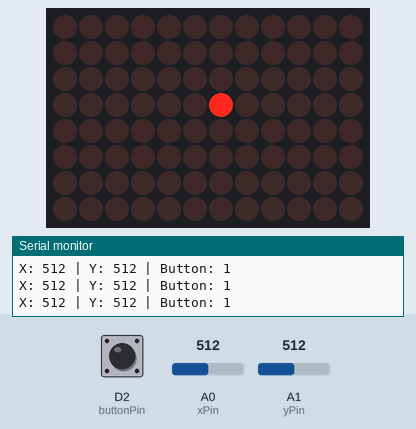
The sketch below on a simulated Arduino Uno R4 WiFi. Parts: 12×8 LED matrix, the last lines printed to the serial monitor. The test bench sets the inputs (shaded band); at power-on: A0 (xPin) = 512, A1 (yPin) = 512, D2 (buttonPin) HIGH.

Above: at 1.2 s.
1.3 s: A0 (xPin) set to 583
2.8 s: A0 (xPin) set to 612
At 4.0 s:
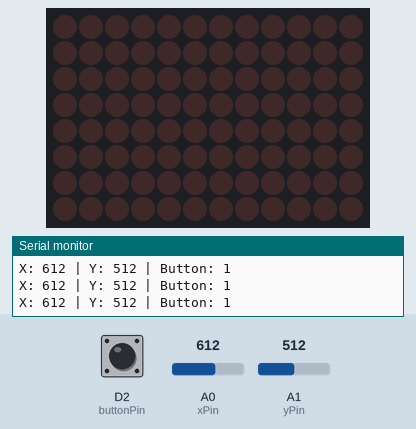
4.3 s: A1 (yPin) set to 691
5.8 s: A1 (yPin) set to 719
At 7.0 s:
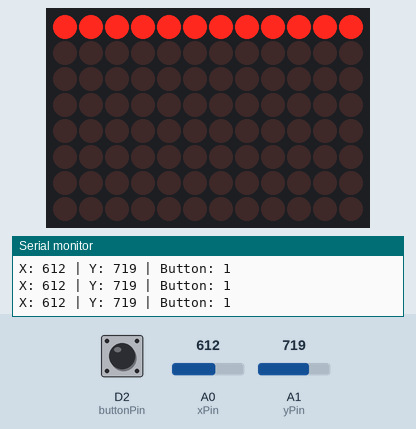
7.3 s: D2 (buttonPin) pulled LOW for 0.15 s
At 7.43 s:
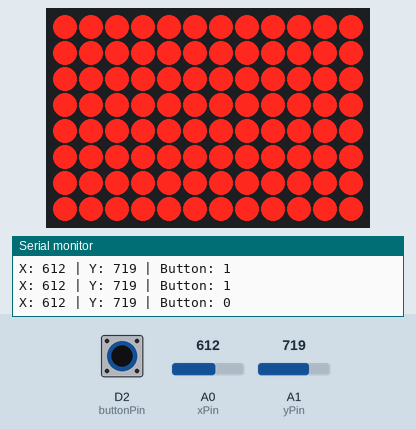
9.0 s: A0 (xPin) set to 686
10.5 s: A0 (xPin) set to 710
At 11.4 s:
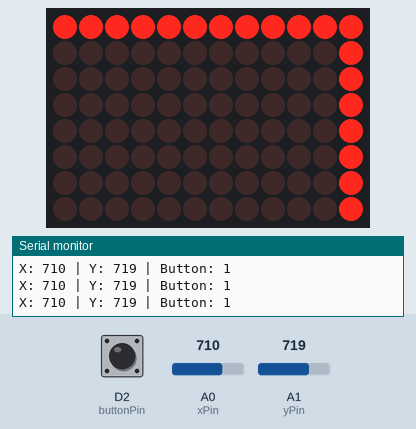
Timing chart, 0 to 13.0 s (numbered marks = the images above; inputs shaded):
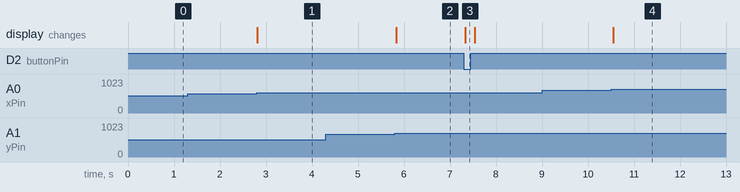

The sketch:

Joystick_ArduinoR4_Task296.ino
```cpp
/*
  Project: Joystick Control with Arduino R4 and LED Matrix
  Description:
    This project uses a joystick connected to the Arduino R4 to control an LED matrix.
    - The joystick's X and Y axes are read as analog signals (0–1023).
    - Moving the joystick lights up rows or columns on the LED matrix:
        * Up → top row
        * Down → bottom row
        * Left → first column
        * Right → last column
        * Center → middle LED
    - The joystick also has a push button. When pressed, all LEDs on the matrix turn ON.
    - Serial Monitor is used to display the joystick values and button state for debugging.
  Hardware:
    - Arduino R4
    - Joystick module (X, Y, SW pins)
    - Arduino LED Matrix
*/


#include <Arduino_LED_Matrix.h>

ArduinoLEDMatrix matrix;

int xPin = A0;        // Joystick X-axis connected to analog pin A0
int yPin = A1;        // Joystick Y-axis connected to analog pin A1
int buttonPin = 2;    // Joystick button (SW) connected to digital pin 2

uint8_t pixels[96];   // 8 rows x 12 columns = 96 LEDs

// Clear the matrix (turn off all LEDs)
void clearMatrix() {
  for (int i = 0; i < 96; i++) {
    pixels[i] = 0;
  }
}

// Turn ON a specific LED at row and column
void setPixel(int row, int col) {
  if (row >= 0 && row < 8 && col >= 0 && col < 12) {
    pixels[row * 12 + col] = 1;
  }
}

// Turn ON all LEDs in the matrix
void setAllPixels() {
  for (int i = 0; i < 96; i++) {
    pixels[i] = 1;
  }
}

void setup() {
  matrix.begin();
  Serial.begin(9600);              // Initialize Serial Monitor
  pinMode(buttonPin, INPUT_PULLUP); // Configure joystick button with internal pull-up
}

void loop() {
  int xVal = analogRead(xPin);       // Read X-axis value
  int yVal = analogRead(yPin);       // Read Y-axis value
  int buttonState = digitalRead(buttonPin); // Read button state

  // Print values to Serial Monitor
  Serial.print("X: ");
  Serial.print(xVal);
  Serial.print(" | Y: ");
  Serial.print(yVal);
  Serial.print(" | Button: ");
  Serial.println(buttonState);

  clearMatrix();

  // If button is pressed → turn ON all LEDs
  if (buttonState == LOW) {
    setAllPixels();
  } else {
    // Up → top row
    if (yVal > 700) {
      for (int c = 0; c < 12; c++) {
        setPixel(0, c);
      }
    }
    // Down → bottom row
    else if (yVal < 300) {
      for (int c = 0; c < 12; c++) {
        setPixel(7, c);
      }
    }
    // Right → last column
    if (xVal > 700) {
      for (int r = 0; r < 8; r++) {
        setPixel(r, 11);
      }
    }
    // Left → first column
    else if (xVal < 300) {
      for (int r = 0; r < 8; r++) {
        setPixel(r, 0);
      }
    }
    // Center → middle LED (row 3, col 6 approx.)
    else if (xVal > 400 && xVal < 600 && yVal > 400 && yVal < 600) {
      setPixel(3, 6);
    }
  }

  // Display on the LED matrix
  matrix.loadPixels(pixels, 96);

  delay(100);
}
```

Measured:
- the behaviour switches between 599 and 600 on A0 (xPin) (found by bisection; images 0 and 1)
- the behaviour switches between 700 and 701 on A1 (yPin) (found by bisection; images 1 and 2)
- the behaviour switches between 700 and 701 on A0 (xPin) (found by bisection; images 3 and 4)
- after the input at 2.8 s, the display: changes at once (image 1)
- after the input at 5.8 s, the display: changes at once (image 2)
- after the input at 7.3 s, the display: changes at once (image 3)
- after the input at 10.5 s, the display: changes after 0.05 s (image 4)
